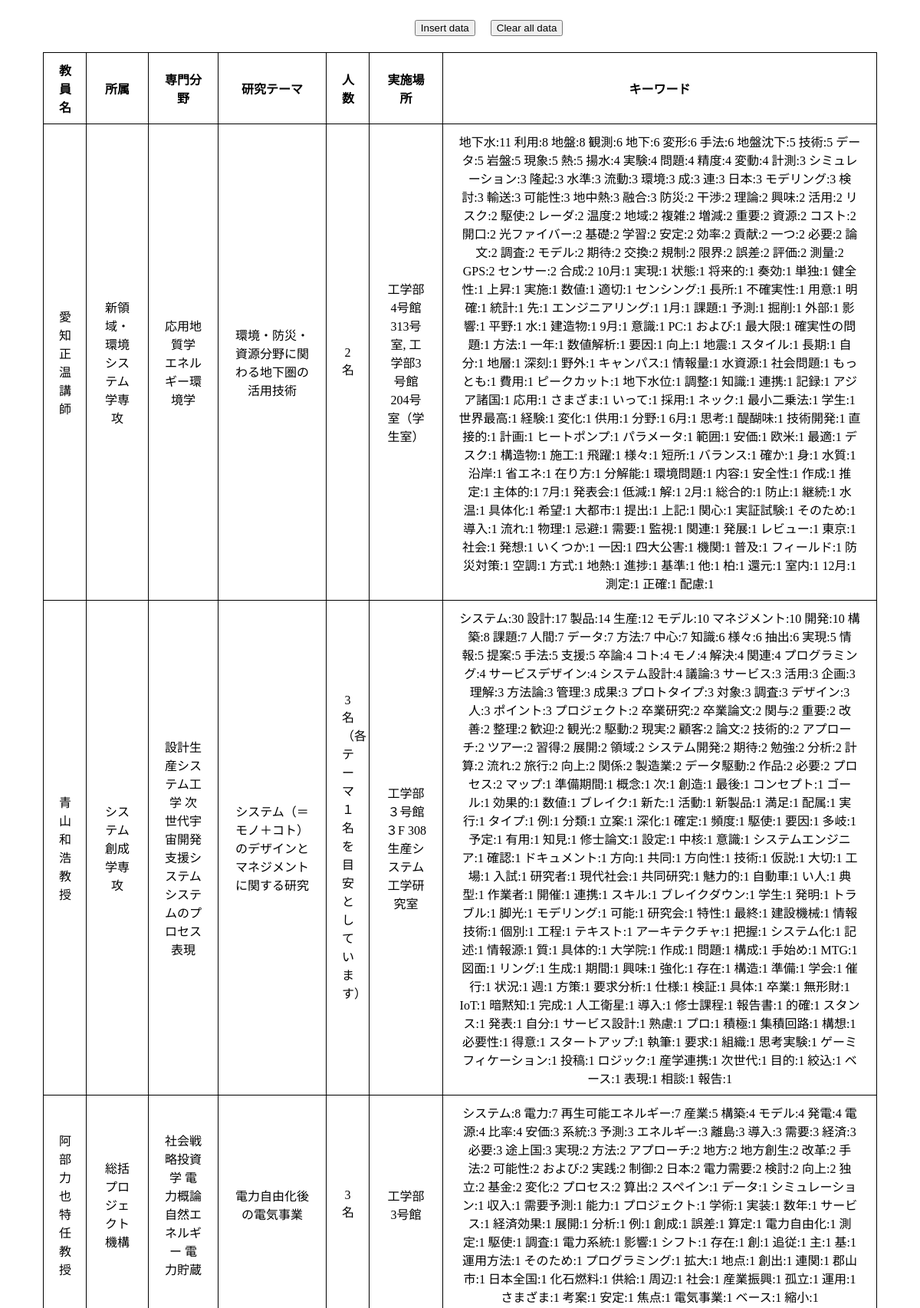
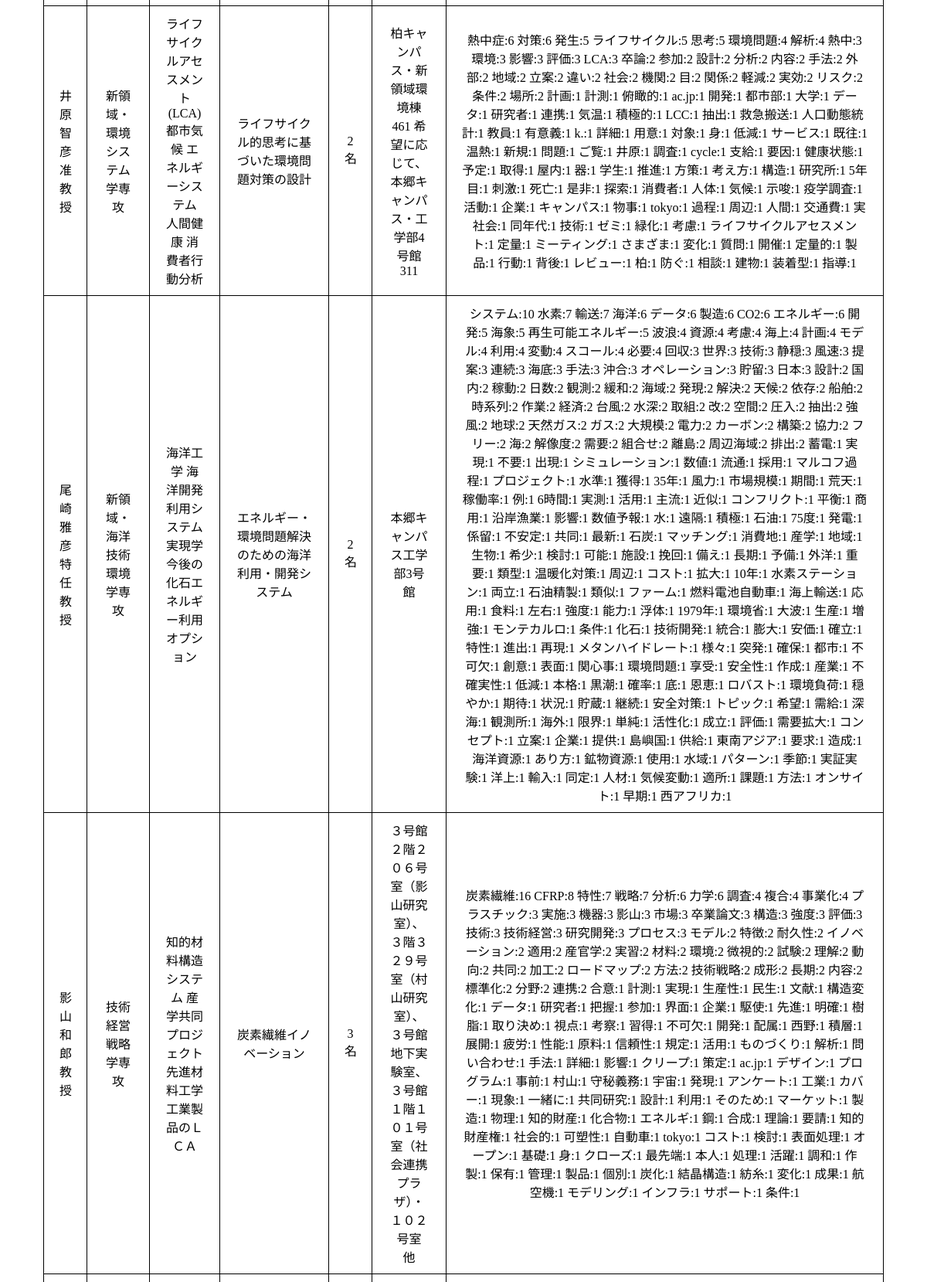
The app's page /db (upper part) with its own data (2 pictures, top to bottom).
### tables this page shows
CREATE TABLE teachers(
  id integer primary key autoincrement,
  name text,
  affiliation text, --所属
  specialized_field text, --専門分野
  research_theme text, --研究テーマ
  number_of_people text, --標準受け入れ人数
  place text, --実施場所
  keywords text
);

### main.py (the view)
@app.route("/db")
def db_show():
    cur = g.db.execute('select name, affiliation, specialized_field, research_theme, number_of_people, place, keywords from teachers') # ここ忘れがち．．
    table = [dict(name=row[0], affiliation=row[1], specialized_field=row[2], research_theme=row[3], number_of_people=row[4], place=row[5], keywords=row[6]) for row in cur.fetchall()]
    return render_template('db.html', teachers_table = table)

### main.py (called while the page is built)
def connect_db():
    return sqlite3.connect(app.config['DATABASE'])

@app.before_request
def before_request():
    g.db = connect_db() # g：とりあえず全てを格納する変数．データベースのコネクションやログインしてるユーザ情報など．

@app.teardown_request
def teardown_request(exception):
    db = getattr(g, "db", None)
    if db is not None:
        db.close()

### templates/db.html (shortened to what this page needs)
<!DOCTYPE html>
<html lang="ja">
<head>
    <link rel="stylesheet" href="{{ url_for('static', filename='db.css') }}">
</head>
<body>
    <br>
    <form action="{{ url_for('db_insert') }}" method="post" id = "insert">
        <input type="submit" value="Insert data">
    </form>
    <form action="{{ url_for('delete') }}" method="post" id="delete">
        <input type="submit" value="Clear all data">
    </form>
    <br>
    <table>
        <tr>
            <th width="15">教員名</th>
            <th width="40">所属</th>
            <th width="50">専門分野</th>
            <th width="100">研究テーマ</th>
            <th width="15">人数</th>
            <th width="55">実施場所</th>
            <th id = "keywords" width="525">キーワード</th>
    　   </tr>
        {% for row in teachers_table %}
        <tr>
            <td>{{ row.name }}</td>
            <td>{{ row.affiliation }}</td>
            <td>{{ row.specialized_field }}</td>
            <td>{{ row.research_theme }}</td>
            <td>{{ row.number_of_people }}</td>
            <td>{{ row.place }}</td>
            <td>{{ row.keywords }}</td>
        <tr>
        {% endfor %}
    </table>
    <br>
    <br>
    <br>
    <br>
    <br>
</body>
</html>

### static/db.css (style rules this page uses)
body { text-align: center; background-position: center center; }
table { border-collapse:collapse; width:800px; table-layout: fixed; margin: auto; text-align: center justify; }
table, th, td { border: 1px solid black; padding: 10px 20px; }
#insert { float:left; margin-left:45%; }
#delete { float:left; margin-left:20px; }

### records on screen
teachers: name "愛知 正温 講師", affiliation "新領域・環境システム学専攻", specialized_field "応用地質学 エネルギー環境学", research_theme "環境・防災・資源分野に関わる地下圏の活用技術", number_of_people "2名", place "工学部4号館313号室, 工学部3号館204号室（学生室）", keywords "地下水:11 利用:8 地盤:8 観測:6 地下:6 変形:6 手法:6 地盤沈下:5 技術:5 データ:5 岩盤:5 現象:5 熱:5 揚水:4 実験:4 問題:4 精度:4 変動:4 計測:3 シミュレーション:3 隆起:3 水準:3 流動:3 環境:3 成:3 連:3 日本:3 モデリング:3 検討:3 輸送:3 可能性:3 地中熱:3 融合:3 防災:2 干渉:2 理論:2 興味:2 活用:2 リスク:2 駆使:2 レーダ:2 温度:2 地域:2 複雑:2 増減:2 重要:2 資源:2 コスト:2 開口:2 光ファイバー:2 基礎:2 学習:2 安定:2 効率:2 貢献:2 一つ:2 必要:2 論文:2 調査:2 モデル:2 期待:2 交換:2 規制:2 限界:2 誤差:2 評価:2 測量:2 GPS:2 センサー:2 合成:2 10月:1 実現:1 状態:1 将来的:1 奏効:1 単独:1 健全性:1 上昇:1 実施:1 数値:1 適切:1 センシング:1 長所:1 不確実性:1 用意:1 明確:1 統計:1 先:1 エンジニアリング:1 1月:1 課題:1 予測:1 掘削:1 外部:1 影響:1 平野:1 水:1 建造物:1 9月:1 意識:1 PC:1 および:1 最大限:1 確実性の問題:1 方法:1 一年:1 数値解析:1 要因:1 向上:1 地震:1 スタイル:1 長期:1 自分:1 地層:1 深刻:1 野外:1 キャンパス:1 情報量:1 水資源:1 社会問題:1 もっとも:1 費用:1 ピークカット:1 地下水位:1 調整:1 知識:1 連携:1…"
teachers: name "青山 和浩 教授", affiliation "システム創成学専攻", specialized_field "設計生産システム工学 次世代宇宙開発支援システム システムのプロセス表現", research_theme "システム（＝モノ＋コト）のデザインとマネジメントに関する研究", number_of_people "3名（各テーマ１名を目安としています）", place "工学部３号館３F 308 生産システム工学研究室", keywords "システム:30 設計:17 製品:14 生産:12 モデル:10 マネジメント:10 開発:10 構築:8 課題:7 人間:7 データ:7 方法:7 中心:7 知識:6 様々:6 抽出:6 実現:5 情報:5 提案:5 手法:5 支援:5 卒論:4 コト:4 モノ:4 解決:4 関連:4 プログラミング:4 サービスデザイン:4 システム設計:4 議論:3 サービス:3 活用:3 企画:3 理解:3 方法論:3 管理:3 成果:3 プロトタイプ:3 対象:3 調査:3 デザイン:3 人:3 ポイント:3 プロジェクト:2 卒業研究:2 卒業論文:2 関与:2 重要:2 改善:2 整理:2 歓迎:2 観光:2 駆動:2 現実:2 顧客:2 論文:2 技術的:2 アプローチ:2 ツアー:2 習得:2 展開:2 領域:2 システム開発:2 期待:2 勉強:2 分析:2 計算:2 流れ:2 旅行:2 向上:2 関係:2 製造業:2 データ駆動:2 作品:2 必要:2 プロセス:2 マップ:1 準備期間:1 概念:1 次:1 創造:1 最後:1 コンセプト:1 ゴール:1 効果的:1 数値:1 ブレイク:1 新た:1 活動:1 新製品:1 満足:1 配属:1 実行:1 タイプ:1 例:1 分類:1 立案:1 深化:1 確定:1 頻度:1 駆使:1 要因:1 多岐:1 予定:1 有用:1 知見:1 修士論文:1 設定:1 中核:1 意識:1 システムエンジニア:1 確認:1 ドキュメント:1 方向:1 共同:1 方向性:1 技術:1 仮説:1 大切:1 工場:1 入試:1 研究者:1…"
teachers: name "阿部 力也 特任教授", affiliation "総括プロジェクト機構", specialized_field "社会戦略投資学 電力概論 自然エネルギー 電力貯蔵", research_theme "電力自由化後の電気事業", number_of_people "3名", place "工学部3号館", keywords "システム:8 電力:7 再生可能エネルギー:7 産業:5 構築:4 モデル:4 発電:4 電源:4 比率:4 安価:3 系統:3 予測:3 エネルギー:3 離島:3 導入:3 需要:3 経済:3 必要:3 途上国:3 実現:2 方法:2 アプローチ:2 地方:2 地方創生:2 改革:2 手法:2 可能性:2 および:2 実践:2 制御:2 日本:2 電力需要:2 検討:2 向上:2 独立:2 基金:2 変化:2 プロセス:2 算出:2 スペイン:1 データ:1 シミュレーション:1 収入:1 需要予測:1 能力:1 プロジェクト:1 学術:1 実装:1 数年:1 サービス:1 経済効果:1 展開:1 分析:1 例:1 創成:1 誤差:1 算定:1 電力自由化:1 測定:1 駆使:1 調査:1 電力系統:1 影響:1 シフト:1 存在:1 創:1 追従:1 主:1 基:1 運用方法:1 そのため:1 プログラミング:1 拡大:1 地点:1 創出:1 連関:1 郡山市:1 日本全国:1 化石燃料:1 供給:1 周辺:1 社会:1 産業振興:1 孤立:1 運用:1 さまざま:1 考案:1 安定:1 焦点:1 電気事業:1 ベース:1 縮小:1"
teachers: name "井原 智彦 准教授", affiliation "新領域・環境システム学専攻", specialized_field "ライフサイクルアセスメント(LCA) 都市気候 エネルギーシステム 人間健康 消費者行動分析", research_theme "ライフサイクル的思考に基づいた環境問題対策の設計", number_of_people "2名", place "柏キャンパス・新領域環境棟461 希望に応じて、本郷キャンパス・工学部4号館311", keywords "熱中症:6 対策:6 発生:5 ライフサイクル:5 思考:5 環境問題:4 解析:4 熱中:3 環境:3 影響:3 評価:3 LCA:3 卒論:2 参加:2 設計:2 分析:2 内容:2 手法:2 外部:2 地域:2 立案:2 違い:2 社会:2 機関:2 目:2 関係:2 軽減:2 実効:2 リスク:2 条件:2 場所:2 計画:1 計測:1 俯瞰的:1 ac.jp:1 開発:1 都市部:1 大学:1 データ:1 研究者:1 連携:1 気温:1 積極的:1 LCC:1 抽出:1 救急搬送:1 人口動態統計:1 教員:1 有意義:1 k.:1 詳細:1 用意:1 対象:1 身:1 低減:1 サービス:1 既往:1 温熱:1 新規:1 問題:1 ご覧:1 井原:1 調査:1 cycle:1 支給:1 要因:1 健康状態:1 予定:1 取得:1 屋内:1 器:1 学生:1 推進:1 方策:1 考え方:1 構造:1 研究所:1 5年目:1 刺激:1 死亡:1 是非:1 探索:1 消費者:1 人体:1 気候:1 示唆:1 疫学調査:1 活動:1 企業:1 キャンパス:1 物事:1 tokyo:1 過程:1 周辺:1 人間:1 交通費:1 実社会:1 同年代:1 技術:1 ゼミ:1 緑化:1 考慮:1 ライフサイクルアセスメント:1 定量:1 ミーティング:1 さまざま:1 変化:1 質問:1 開催:1 定量的:1 製品:1 行動:1 背後:1 レビュー:1 柏:1 防ぐ:1 相談:1 建物:1 装着型:1 指導:1"
teachers: name "尾崎 雅彦 特任教授", affiliation "新領域・海洋技術環境学専攻", specialized_field "海洋工学 海洋開発利用システム実現学 今後の化石エネルギー利用オプション", research_theme "エネルギー・環境問題解決のための海洋利用・開発システム", number_of_people "2名", place "本郷キャンパス工学部3号館", keywords "システム:10 水素:7 輸送:7 海洋:6 データ:6 製造:6 CO2:6 エネルギー:6 開発:5 海象:5 再生可能エネルギー:5 波浪:4 資源:4 考慮:4 海上:4 計画:4 モデル:4 利用:4 変動:4 スコール:4 必要:4 回収:3 世界:3 技術:3 静穏:3 風速:3 提案:3 連続:3 海底:3 手法:3 沖合:3 オペレーション:3 貯留:3 日本:3 設計:2 国内:2 稼動:2 日数:2 観測:2 緩和:2 海域:2 発現:2 解決:2 天候:2 依存:2 船舶:2 時系列:2 作業:2 経済:2 台風:2 水深:2 取組:2 改:2 空間:2 圧入:2 抽出:2 強風:2 地球:2 天然ガス:2 ガス:2 大規模:2 電力:2 カーボン:2 構築:2 協力:2 フリー:2 海:2 解像度:2 需要:2 組合せ:2 離島:2 周辺海域:2 排出:2 蓄電:1 実現:1 不要:1 出現:1 シミュレーション:1 数値:1 流通:1 採用:1 マルコフ過程:1 プロジェクト:1 水準:1 獲得:1 35年:1 風力:1 市場規模:1 期間:1 荒天:1 稼働率:1 例:1 6時間:1 実測:1 活用:1 主流:1 近似:1 コンフリクト:1 平衡:1 商用:1 沿岸漁業:1 影響:1 数値予報:1 水:1 遠隔:1 積極:1 石油:1 75度:1 発電:1 係留:1 不安定:1 共同:1 最新:1 石炭:1 マッチング:1 消費地:1 産学:1 地域:1 生物:1 希少:1 検討:1 可能:1 施設:1 挽回:1 備え:1 長期:1 予備:1…"
teachers: name "影山 和郎 教授", affiliation "技術経営戦略学専攻", specialized_field "知的材料構造システム 産学共同プロジェクト 先進材料工学 工業製品のＬＣＡ", research_theme "炭素繊維イノベーション", number_of_people "3名", place "３号館２階２０６号室（影山研究室）、３階３２９号室（村山研究室）、３号館地下実験室、３号館１階１０１号室（社会連携プラザ）・１０２号室 他", keywords "炭素繊維:16 CFRP:8 特性:7 戦略:7 分析:6 力学:6 調査:4 複合:4 事業化:4 プラスチック:3 実施:3 機器:3 影山:3 市場:3 卒業論文:3 構造:3 強度:3 評価:3 技術:3 技術経営:3 研究開発:3 プロセス:3 モデル:2 特徴:2 耐久性:2 イノベーション:2 適用:2 産官学:2 実習:2 材料:2 環境:2 微視的:2 試験:2 理解:2 動向:2 共同:2 加工:2 ロードマップ:2 方法:2 技術戦略:2 成形:2 長期:2 内容:2 標準化:2 分野:2 連携:2 合意:1 計測:1 実現:1 生産性:1 民生:1 文献:1 構造変化:1 データ:1 研究者:1 把握:1 参加:1 界面:1 企業:1 駆使:1 先進:1 明確:1 樹脂:1 取り決め:1 視点:1 考察:1 習得:1 不可欠:1 開発:1 配属:1 西野:1 積層:1 展開:1 疲労:1 性能:1 原料:1 信頼性:1 規定:1 活用:1 ものづくり:1 解析:1 問い合わせ:1 手法:1 詳細:1 影響:1 クリープ:1 策定:1 ac.jp:1 デザイン:1 プログラム:1 事前:1 村山:1 守秘義務:1 宇宙:1 発現:1 アンケート:1 工業:1 カバー:1 現象:1 一緒に:1 共同研究:1 設計:1 利用:1 そのため:1 マーケット:1 製造:1 物理:1 知的財産:1 化合物:1 エネルギ:1 鋼:1 合成:1 理論:1 要請:1 知的財産権:1 社会的:1 可塑性:1 自動車:1 tokyo:1 コスト:1 検討:1 表面処理:1…"
